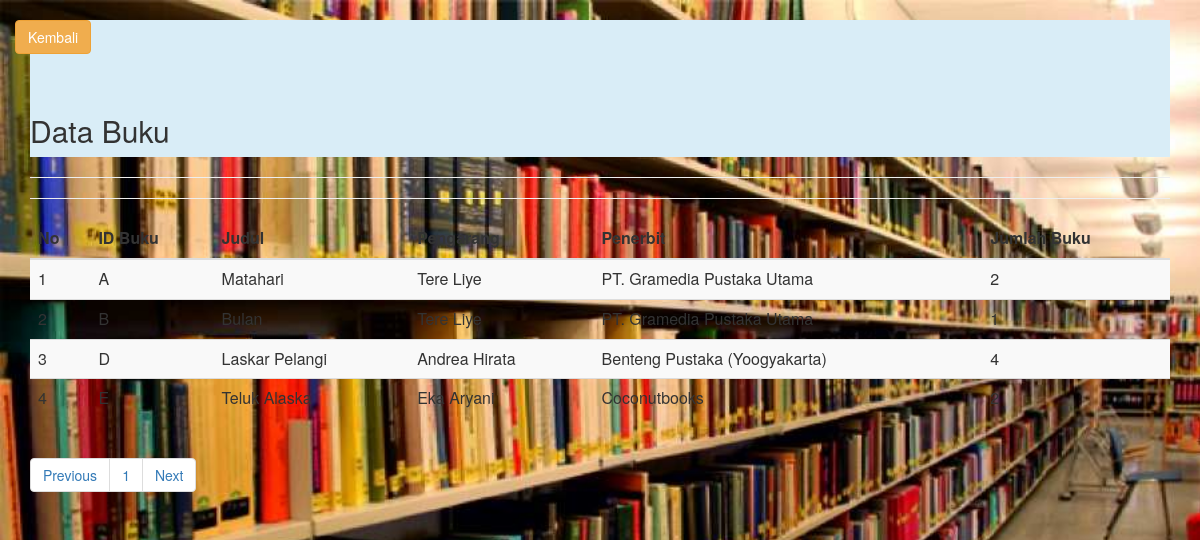
The page /buku1.php on the database its author committed.
### tables this page shows
CREATE TABLE `buku` (
  `idbuku` varchar(10) NOT NULL,
  `judul` varchar(100) NOT NULL,
  `pengarang` varchar(100) NOT NULL,
  `penerbit` varchar(100) NOT NULL,
  `jumlahbuku` int(10) NOT NULL
);

### koneksi.php (called while the page is built, shortened)
<?php
	class database{
		var $host 	= "localhost";
		var $uname	= "root";
		var $passw	= "";
		var $db 	= "perpustakaan";
		function __construct(){
			$this->koneksi = mysqli_connect(
				$this->host,
				$this->uname,
				$this->passw,
				$this->db);
		}
		function tampil_buku(){
			$query = mysqli_query($this->koneksi,"select * from buku");
			$data = $query->num_rows;
			return $data;
		}
		function tampil_buku_paging($awal,$batas){
			$data = mysqli_query($this->koneksi,"select * from buku order by idbuku asc limit $awal,$batas");
			while($row = mysqli_fetch_array($data)){
				$hasil[] = $row;
			}
			$jml = $data->num_rows;
			if ($jml != 0){
				return $hasil;
			}
		}
	}
?>

### view_buku1.php (the view)
<div class="table-responsive">
<table class="table table-striped">
<hr><hr>
	<thead class="thead-dark">
	<tr>
		<th>No</th>
		<th>ID Buku</th>
		<th>Judul</th>
		<th>Pengarang</th>
		<th>Penerbit</th>
		<th>Jumlah Buku</th>
	</tr>
	</thead>
	<tbody>
	<?php
		foreach($data_buku as $row){
	?>
	<tr>
		<td><?php echo $nomor++; ?></td>
		<td><?php echo $row['idbuku']; ?></td>
		<td><?php echo $row['judul']; ?></td>
		<td><?php echo $row['pengarang']; ?></td>
		<td><?php echo $row['penerbit']; ?></td>
		<td><?php echo $row['jumlahbuku']; ?></td>
		<?php
			}
		?>
		</tr>
		</tbody>
	</table>
	<nav>
		<ul class="pagination justify-content-center">
			<li class="page-item">
				<a class="page-link" <?php if($halaman > 1) {echo "href='?halaman=$previous'";} ?>>Previous</a>
			</li>
			<?php
			for($x=1;$x<=$total_halaman;$x++){
				?>
				<li class="page-item"><a class="page-link" href="?halaman=<?php echo $x ?>"><?php echo $x; ?></a></li>
				<?php
			}
			?>
			<li class="page-item">
				<a class="page-link" <?php if($halaman < $total_halaman) {echo "href='?halaman=$next'";} ?>>Next</a>
			</li>
		</ul>
	</nav>
</div>

### buku1.php (style rules this page uses)
body { background-image: url('lib10.jpg'); background-repeat: no-repeat; background-size: cover; }

### rows shown on the page
buku: idbuku "A", judul "Matahari", pengarang "Tere Liye", penerbit "PT. Gramedia Pustaka Utama", jumlahbuku "2"
buku: idbuku "B", judul "Bulan", pengarang "Tere Liye", penerbit "PT. Gramedia Pustaka Utama", jumlahbuku "1"
buku: idbuku "D", judul "Laskar Pelangi", pengarang "Andrea Hirata", penerbit "Benteng Pustaka (Yoogyakarta)", jumlahbuku "4"
buku: idbuku "E", judul "Teluk Alaska", pengarang "Eka Aryani", penerbit "Coconutbooks", jumlahbuku "2"
